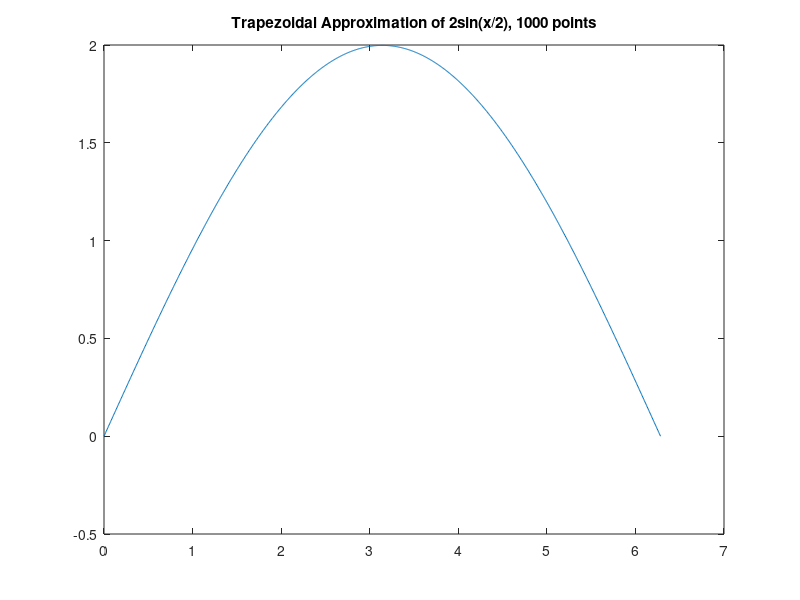

This chart was generated by the following MATLAB code:
% ECE210-A HW2
% Dan Mezhiborsky

clear();
clc();

%% Q1 --------------------------------------------
% derivative part
p1_v1x = linspace(0, 2*pi, 100);
p1_v2x = linspace(0, 2*pi, 1000);

p1_v1c = cos(p1_v1x / 2);
p1_v2c = cos(p1_v2x / 2);
p1_v1d = diff(p1_v1c) ./ diff(p1_v1x);
p1_v2d = diff(p1_v2c) ./ diff(p1_v2x);

p1_v1d_o = -1/2 * sin(p1_v1x / 2); % the function is -1/2*sin(x/2)
p1_v2d_o = -1/2 * sin(p1_v2x / 2);
p1_v1d_o = p1_v1d_o(1:end-1);
p1_v2d_o = p1_v2d_o(1:end-1);

p1_v1_err = max(abs(p1_v1d - p1_v1d_o))
p1_v2_err = max(abs(p1_v2d - p1_v2d_o)) % more accurate
disp("The second approximation (length 1000) is more accurate.")
disp("--------------------------------------------------------")
% integral part
p1_v1i_s = cumsum(p1_v1c*2*pi/100);
p1_v2i_s = cumsum(p1_v2c*2*pi/1000);
p1_v1i_t = cumtrapz(p1_v1c*2*pi/100);
p1_v2i_t = cumtrapz(p1_v2c*2*pi/1000);

p1_v1i_o = 2 * sin(p1_v1x / 2);
p1_v2i_o = 2 * sin(p1_v2x / 2);

p1_v1i_s_e = max(abs(p1_v1i_s - p1_v1i_o))
p1_v2i_s_e = max(abs(p1_v2i_s - p1_v2i_o))
p1_v1i_t_e = max(abs(p1_v1i_t - p1_v1i_o))
p1_v2i_t_e = max(abs(p1_v2i_t - p1_v2i_o)) % most accurate
disp("The fourth approximation (trapezoidal, length 1000) is more accurate.")
disp("---------------------------------------------------------------------")
figure;
plot(p1_v2x, p1_v2i_t);
title("Trapezoidal Approximation of 2sin(x/2), 1000 points")

%% Q2 --------------------------------------------
A = 100:-1:1;
A = reshape(A,[10,10])
A = flip(A)
A(4,:) = fliplr(A(4,:))
B = sum(A,1)
C = prod(A,2)
D = diag(A)
A(7,:) = []

%% Q3 --------------------------------------------

format long

tic
    B1 = [];
    for i = 1:300
            for j = 1:300
                B1(i,j) = 1/(2*pi) * 10/(((i-150)^2 + (j-150)^2 + 10^2)^(3/2));
            end
    end
toc

tic
    B2 = zeros(300,300);
    for i = 1:300
            for j = 1:300
                B2(i,j) = 1/(2*pi) * 10/(((i-150)^2 + (j-150)^2 + 10^2)^(3/2));
            end
    end
toc


tic
    i = 1:300;
    j = 1:300;
    [ic, jc] = meshgrid(i,j);
    B3 = 1/(2*pi) * 10./(((ic-150).^2 + (jc-150).^2 + 10.^2).^(3/2));
toc